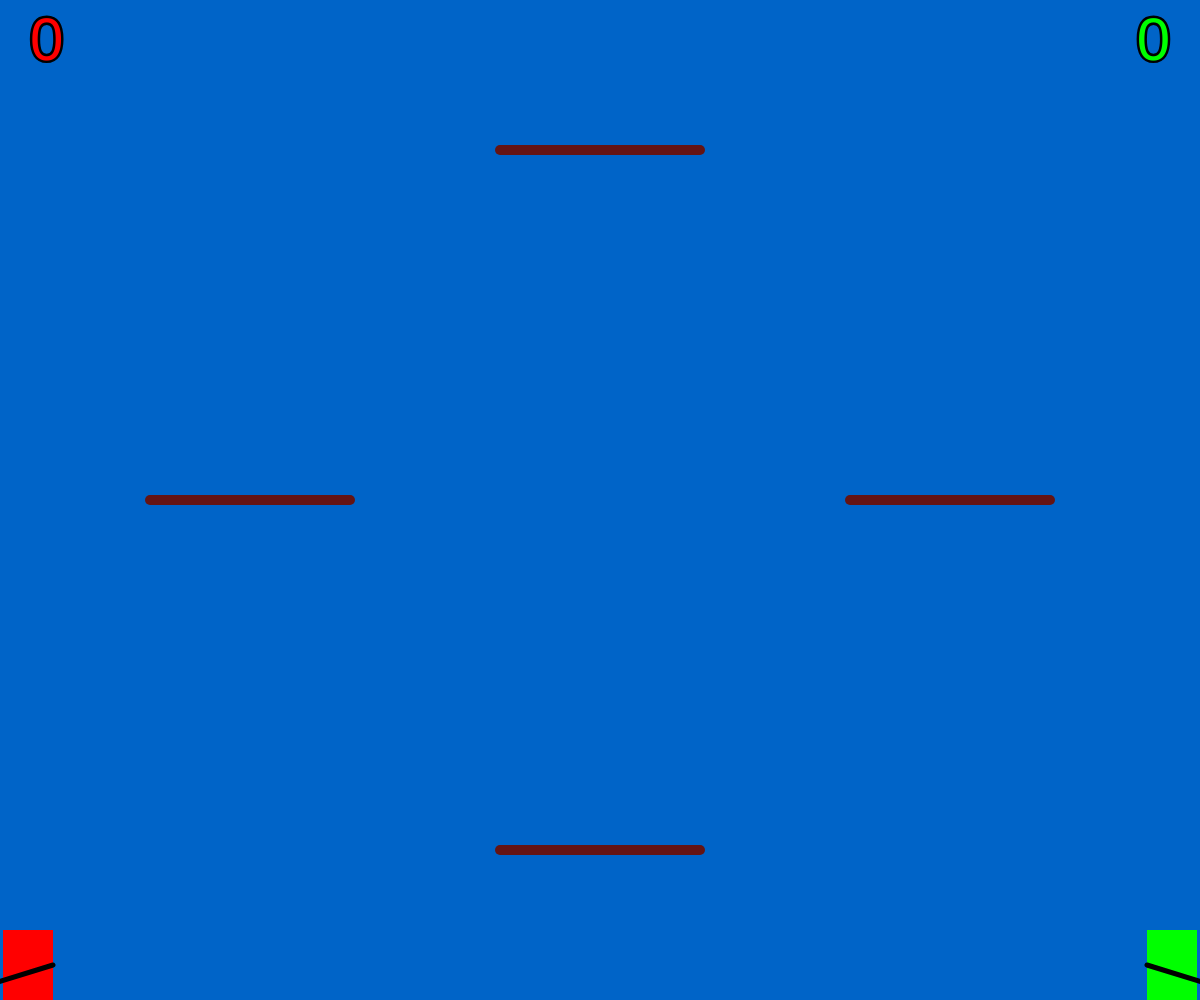
Frame 1 (no input)
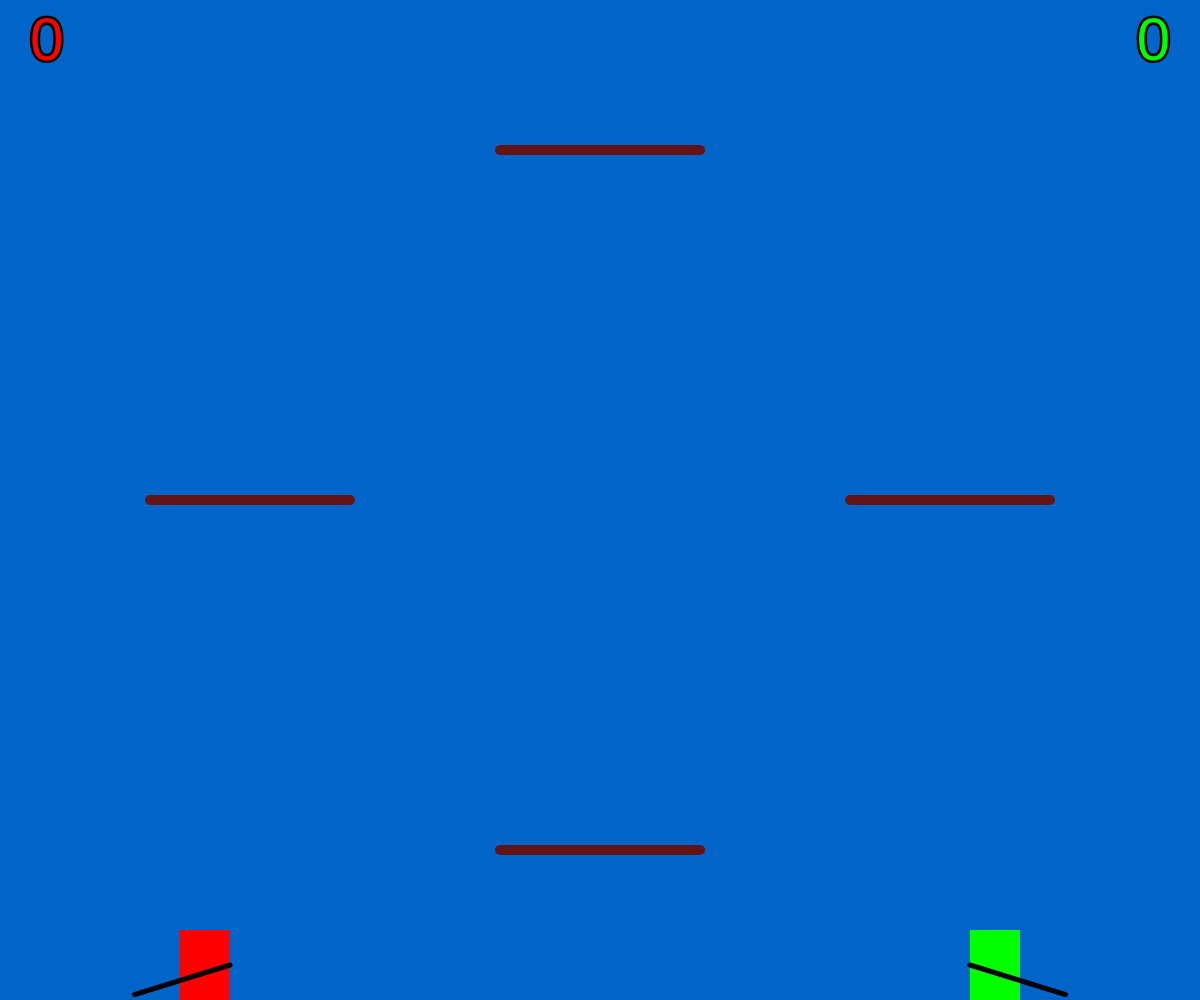
Frame 60 (no input)
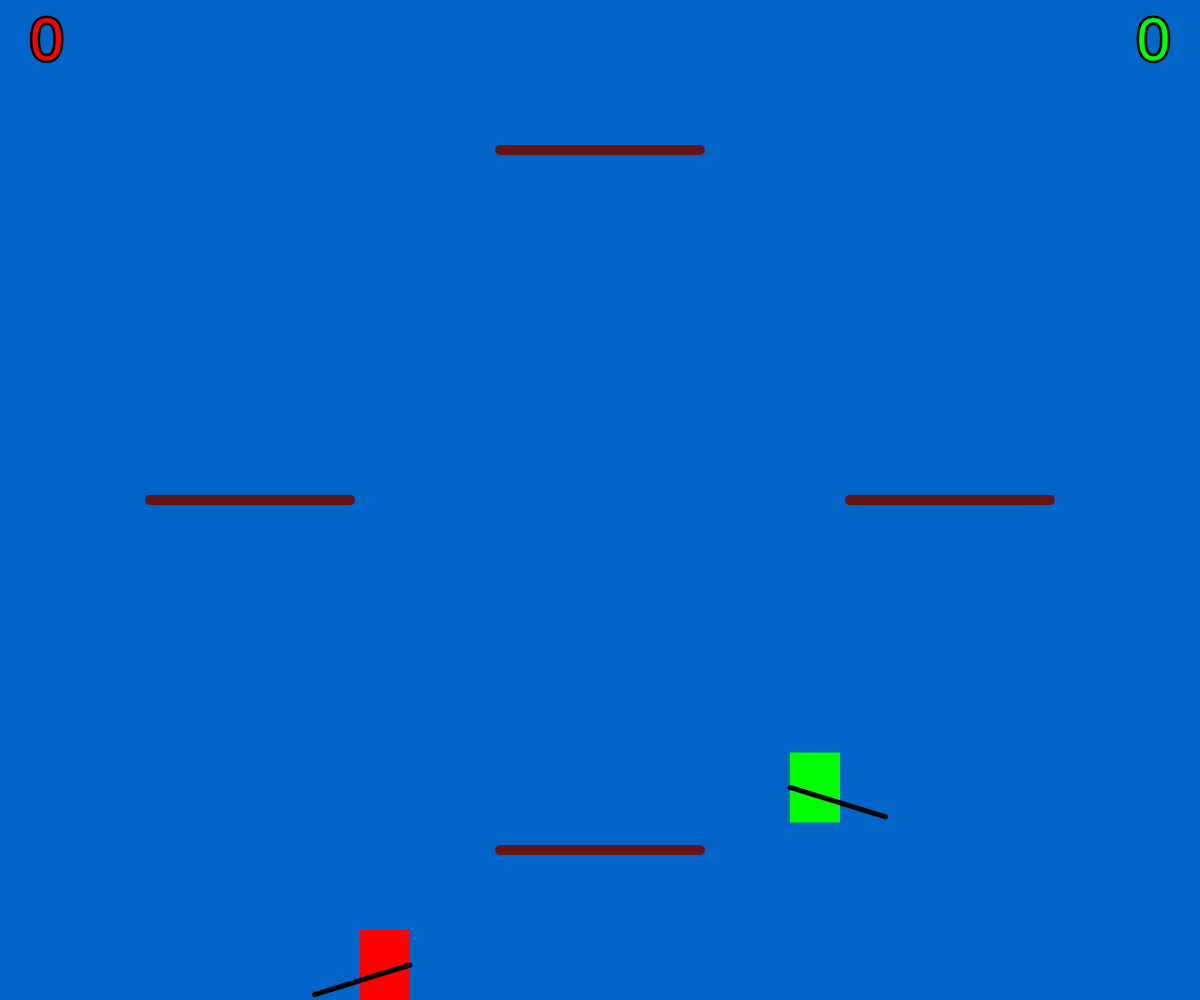
Frame 120 (the mouse pressed at the canvas centre since frame 60)

The p5.js sketch that drew these frames (run headless with seeded random() and noise() and a simulated clock; from frame 60 on, the mouse is pressed at the canvas centre):

// p5.js sketch
// ── sketch.js
let ninja0;
let ninja1;
let platforms;
const fruit = [];
const platformWidth = 200;

function setup() {
  createCanvas(windowWidth,windowHeight);
  platforms = [
    {
      x:width/2 - platformWidth/2,
      y:height - 150
    },
    {
      x:width/2 - platformWidth/2,
      y:150
    },
    {
      x:150,
      y:height/2
    },
    {
      x:width - 150 - platformWidth,
      y:height/2
    }
  ];
  ninja0 = new Ninja(0);
  ninja1 = new Ninja(1);
  ninja0.other = ninja1;
  ninja1.other = ninja0;
}

function draw() {
  background(0,100,200);
  for (platform of platforms) {
    stroke(100,20,20);
    strokeWeight(10);
    line(platform.x,platform.y,platform.x + platformWidth,platform.y);
  }
  ninja0.update();
  ninja1.update();
  ninja0.show();
  ninja1.show();

  stroke(0);
  fill(255,0,0);
  textSize(60);
  textAlign(LEFT);
  text(ninja0.score,30,60);
  fill(0,255,0);
  textAlign(RIGHT);
  text(ninja1.score,width - 30,60);

  if (ninja0.score >= 5) {
    stroke(0);
    fill(255,0,0);
    textSize(60);
    textAlign(CENTER);
    text("Red Wins!",width/2,200);
    noLoop();
  }
  if (ninja1.score >= 5) {
    stroke(0);
    fill(0,255,0);
    textSize(60);
    textAlign(CENTER);
    text("Green Wins!",width/2,200);
    noLoop();
  }

  if (frameCount%300 == 0) {
    spawnFruit(floor(random(3)) + floor(random(2)));
  }

  for (let i = fruit.length - 1; i >= 0; i--) {
    fruit[i].update();
    fruit[i].show();
    const perp0 = createVector(ninja0.handY - ninja0.swordY,ninja0.handX - ninja0.swordX).normalize().mult(fruitR);
    const anti0 = createVector(ninja0.handY - ninja0.swordY,ninja0.handX - ninja0.swordX).normalize().mult(-fruitR);
    if (ninja0.attacking && ((intersect(fruit[i].x,fruit[i].y,perp0.x + fruit[i].x,perp0.y + fruit[i].y,ninja0.handX,ninja0.handY,ninja0.swordX,ninja0.swordY) || intersect(fruit[i].x,fruit[i].y,anti0.x + fruit[i].x,anti0.y + fruit[i].y,ninja0.handX,ninja0.handY,ninja0.swordX,ninja0.swordY)) || dist(ninja0.swordX,ninja0.swordY,fruit[i].x,fruit[i].y) <= fruitR)) {
      if (fruit[i].bomb == 0) {
        if (dist(ninja0.x + ninjaWidth/2,ninja0.y + ninjaHeight/2,fruit[i].x,fruit[i].y) < 120) {
          ninja0.die();
        }
        if (dist(ninja1.x + ninjaWidth/2,ninja1.y + ninjaHeight/2,fruit[i].x,fruit[i].y) < 120) {
          ninja1.die();
        }
      } else {
        ninja0.score++;
      }
      fruit.splice(i,1);
      break;
    }
    const perp1 = createVector(ninja1.handY - ninja1.swordY,ninja1.handX - ninja1.swordX).normalize().mult(fruitR);
    const anti1 = createVector(ninja1.handY - ninja1.swordY,ninja1.handX - ninja1.swordX).normalize().mult(-fruitR);
    if (ninja1.attacking && ((intersect(fruit[i].x,fruit[i].y,perp1.x + fruit[i].x,perp1.y + fruit[i].y,ninja1.handX,ninja1.handY,ninja1.swordX,ninja1.swordY) || intersect(fruit[i].x,fruit[i].y,anti1.x + fruit[i].x,anti1.y + fruit[i].y,ninja1.handX,ninja1.handY,ninja1.swordX,ninja1.swordY)) || dist(ninja1.swordX,ninja1.swordY,fruit[i].x,fruit[i].y) <= fruitR)) {
      if (fruit[i].bomb == 0) {
        if (dist(ninja0.x + ninjaWidth/2,ninja0.y + ninjaHeight/2,fruit[i].x,fruit[i].y) < 120) {
          ninja0.die();
        }
        if (dist(ninja1.x + ninjaWidth/2,ninja1.y + ninjaHeight/2,fruit[i].x,fruit[i].y) < 120) {
          ninja1.die();
        }
      } else {
        ninja1.score++;
      }
      fruit.splice(i,1);
      break;
    }
    if (fruit[i].recoilTimer <= 0 && fruit[i].y < 10) {
      fruit.splice(i,1);
    }
  }
  if (random(1) < 0.02) {
    ninja1.act();
  }
  for (piece of fruit) {
    if (abs(piece.x - ninja1.x) < 100 && piece.y - ninja1.y < 120 && ninja1.secondJump) {
      ninja1.act();
    }
  }
}

const spawnFruit = function(count) {
  for (let i = 0; i < count; i++) {
    fruit.push(new Fruit(random(30,width - 30),random(200,height*3/4)));
  }
}

function keyPressed() {
  if (key == "A") {
    ninja0.act();
  }
}

const intersect = function(x1, y1, x2, y2, x3, y3, x4, y4) {
	let a1, a2, b1, b2, c1, c2;
	let r1, r2 , r3, r4;
	let denom, offset, num;
	a1 = y2 - y1;
	b1 = x1 - x2;
	c1 = (x2 * y1) - (x1 * y2);
	r3 = ((a1 * x3) + (b1 * y3) + c1);
	r4 = ((a1 * x4) + (b1 * y4) + c1);
	if ((r3 !== 0) && (r4 !== 0) && sameSign(r3, r4)){
		return false;
	}
	a2 = y4 - y3;
	b2 = x3 - x4;
	c2 = (x4 * y3) - (x3 * y4);
	r1 = (a2 * x1) + (b2 * y1) + c2;
	r2 = (a2 * x2) + (b2 * y2) + c2;
	if ((r1 !== 0) && (r2 !== 0) && (sameSign(r1, r2))){
		return false;
	}
	denom = (a1 * b2) - (a2 * b1);
	if (denom === 0) {
		return true;
	}
	return true;
}

const sameSign = (a, b) => (a * b) > 0;

// ── fruit.js
const fruitR = 20;

function Fruit(x,stoppingY) {
  this.x = x;
  this.y = -fruitR - 5;
  this.stoppingY = stoppingY;
  this.recoilTimer = random(240,300);
  this.bomb = floor(random(4));

  this.update = function() {
    this.recoilTimer--;
    if (this.recoilTimer <= 0) {
      if (this.bomb == 0) {
        if (dist(ninja0.x + ninjaWidth/2,ninja0.y + ninjaHeight/2,this.x,this.y) < 120) {
          ninja0.die();
        }
        if (dist(ninja1.x + ninjaWidth/2,ninja1.y + ninjaHeight/2,this.x,this.y) < 120) {
          ninja1.die();
        }
        this.y = -20;
      } else {
        this.y -= (height - this.y)*0.015;
      }
    } else if (this.y < this.stoppingY) {
      this.y += 4;
    }
  }

  this.show = function() {
    stroke(0);
    strokeWeight(4);
    line(this.x, this.y - fruitR,this.x,-10);
    fill(0,0,255);
    if (this.bomb == 0) {
      fill(0);
      if (this.recoilTimer%30 > 15) {
        fill(255,0,0);
      }
    }
    strokeWeight(2);
    ellipse(this.x,this.y,fruitR*2);
  }
}

// ── ninja.js
const ninjaWidth = 50;
const ninjaHeight = 70;
const swordLength = 100;
const gravity = 0.4;

function Ninja(id) {
  this.id = id;
  this.alive = true;
  this.score = 0;
  if (this.id == 0) {
    this.direction = 1;
    this.x = 0;
  } else {
    this.direction = -1;
    this.x = width - ninjaWidth;
  }
  this.y = height - ninjaHeight;
  this.velocity = 0;
  this.swordAngle;
  this.handX;
  this.handY;
  this.swordX;
  this.swordY;
  this.swordLife;
  this.attacking = false;
  this.secondJump = true;

  this.update = function() {
    this.y += this.velocity;
    let correctHeight = height - ninjaHeight;
    if (this.onPlatform()) {
      correctHeight = this.onPlatform();
    }
    if (this.y + ninjaHeight > height || this.onPlatform()) {
      this.velocity = 0;
      this.y = correctHeight;
      this.swordLife = 0;
      this.secondJump = true;
    } else {
      this.velocity += gravity;
    }
    if (this.alive) {
      this.x += 3*this.direction;
      if ((this.x <= 0 && this.direction == -1) || (this.x + ninjaWidth >= width && this.direction == 1)) {
        this.direction *= -1;
      }
      if (this.attacking) {
        this.swordAngle += this.direction*0.3;
        this.swordX = this.handX + swordLength*cos(this.swordAngle);
        this.swordY = this.handY + swordLength*sin(this.swordAngle);
        if (this.other.alive) {
          let intersected = false;
          for (let i = 0; i < 4; i++) {
            if (intersect(this.handX,this.handY,this.swordX,this.swordY,this.other.x + ninjaWidth*min(i%3,1),this.other.y + ninjaHeight*floor(i/2),this.other.x + ninjaWidth*floor((4-i)/2),this.other.y + ninjaHeight**min(i%3,1))) {
              intersected = true;
            }
          }
          if (intersected) {
            this.other.die();
          }
        }
        this.swordLife--;
        if (this.swordLife <= 0) {
          this.attacking = false;
        }
      }
    } else {
      this.swordLife = 0;
      this.resTimer--;
      if (this.resTimer <= 0) {
        this.alive = true;
      }
    }
    this.handX = this.x + ninjaWidth/2 + this.direction*ninjaWidth/2;
    this.handY = this.y + ninjaHeight/2;
    if (this.direction == this.other.direction*-1 && this.other.x - this.x > 0 && this.other.x - this.x < 5 && this.y + ninjaHeight > this.other.y && this.y < this.other.y + ninjaHeight) {
      this.direction *= -1;
      this.other.direction *= -1;
    }
  }

  this.act = function() {
    if (this.alive) {
      if (this.y + ninjaHeight >= height || this.onPlatform()) {
        this.velocity = -12;
      } else {
        if (this.attacking == false) {
          this.attacking = true;
          this.swordAngle = PI/2 + this.direction*PI/2;
          this.swordLife = 20;
        }
        if (this.secondJump) {
          this.velocity = -8;
          this.secondJump = false;
        }
      }
    }
  }

  this.onPlatform = function() {
    let collision_platform = undefined;
    for (platform of platforms) {
      if (((this.x + ninjaWidth/2 + this.direction*ninjaWidth/2 >= platform.x && this.x + ninjaWidth/2 + this.direction*ninjaWidth/2 <= platform.x + platformWidth) || this.x + ninjaWidth/2 - this.direction*ninjaWidth/2 >= platform.x && this.x + ninjaWidth/2 - this.direction*ninjaWidth/2 <= platform.x + platformWidth) && ((this.y + ninjaHeight > platform.y && this.velocity > gravity && this.y + ninjaHeight < platform.y + 15) || (this.y <= platform.y && this.velocity == 0))) {
        collision_platform = platform.y - ninjaHeight;
      }
    }
    return collision_platform;
  }

  this.die = function() {
    this.alive = false;
    this.resTimer = 120;
  }

  this.show = function() {
    if (this.alive || this.resTimer%30 > 15) {
      if (this.id == 0) {
        fill(255,0,0);
      } else {
        fill(0,255,0);
      }
      noStroke();
      rect(this.x,this.y,ninjaWidth,ninjaHeight);
      stroke(0);
      strokeWeight(5);

      if (this.attacking && this.alive) {
        line(this.handX,this.handY,this.swordX,this.swordY);
      } else {
        line(this.handX,this.handY,this.handX + swordLength*cos(PI/2 + this.direction*PI/2 - 0.3),this.handY + swordLength*sin(PI - 0.3));
      }
    }
  }
}
